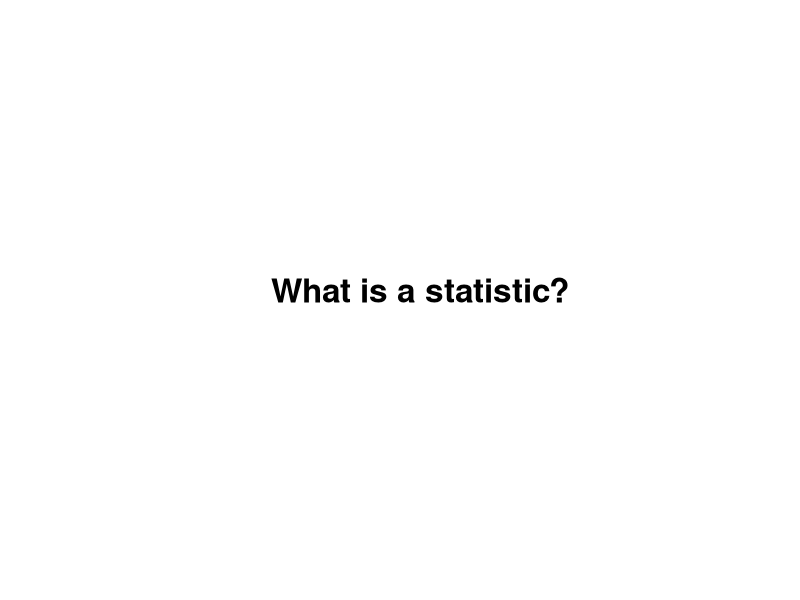
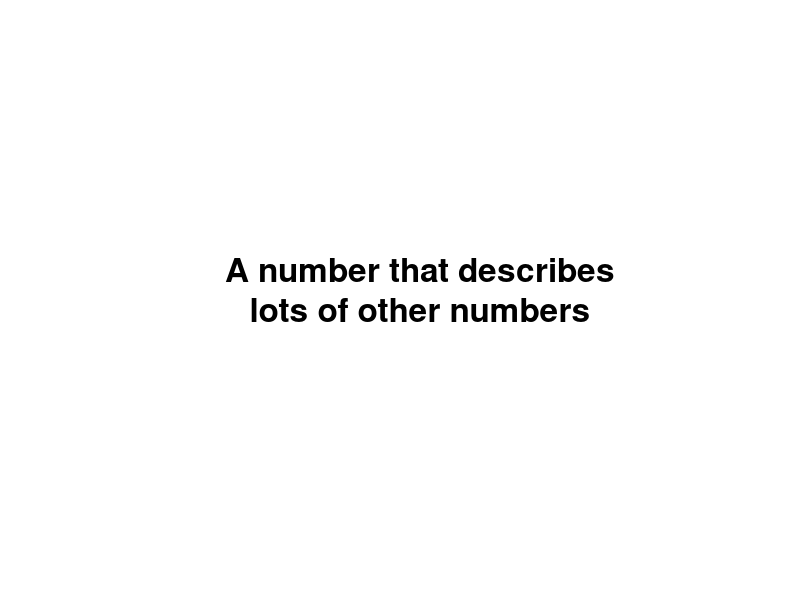
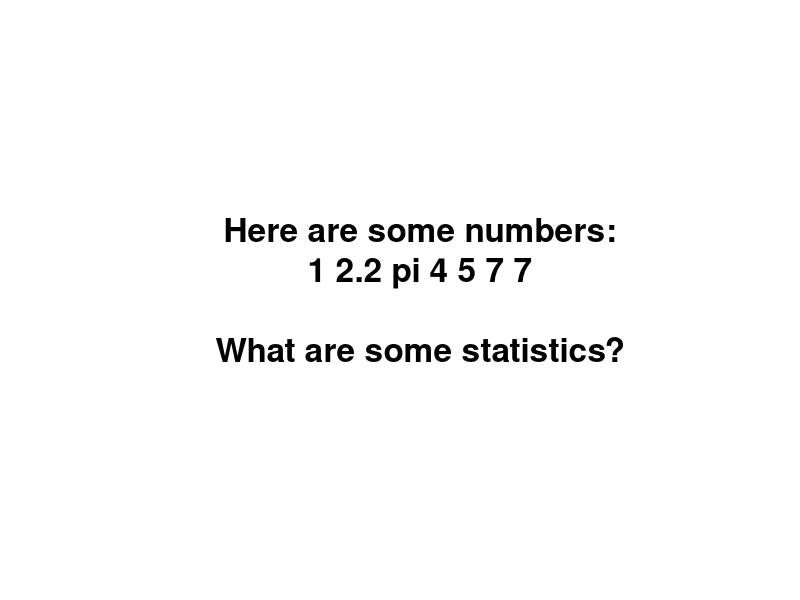
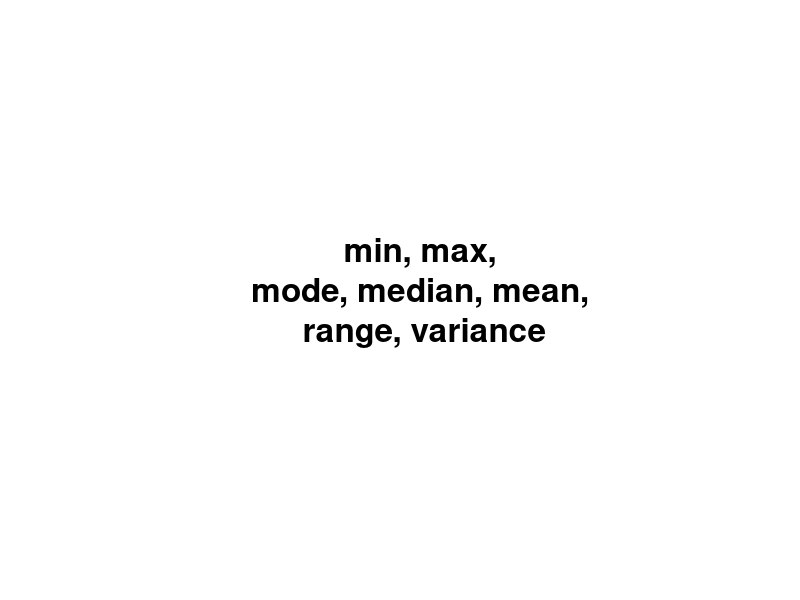
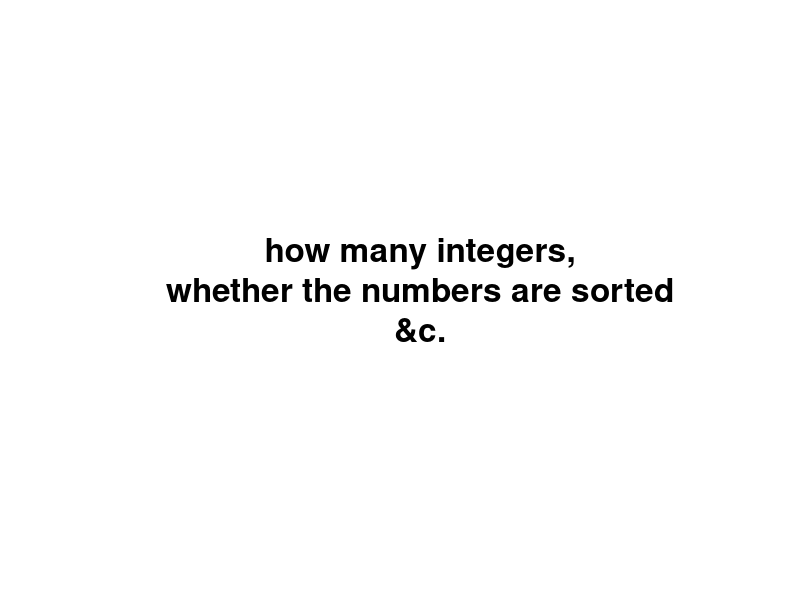
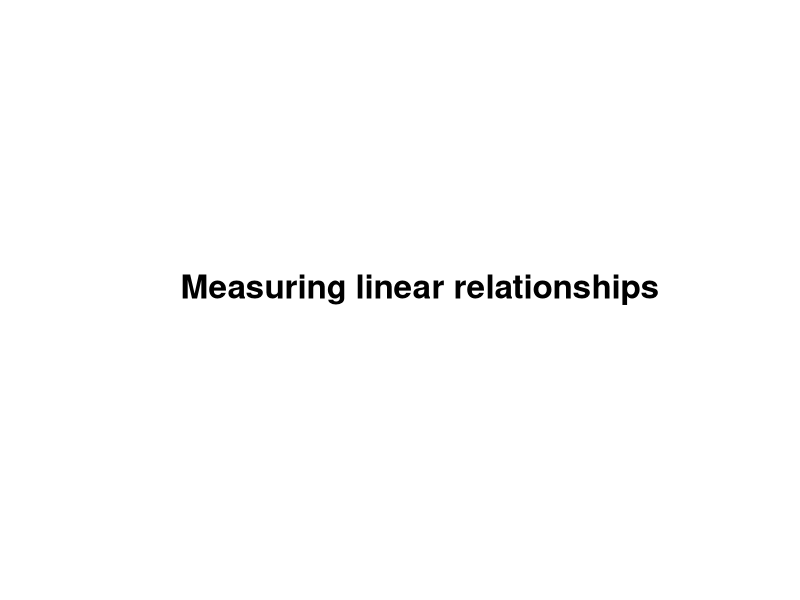
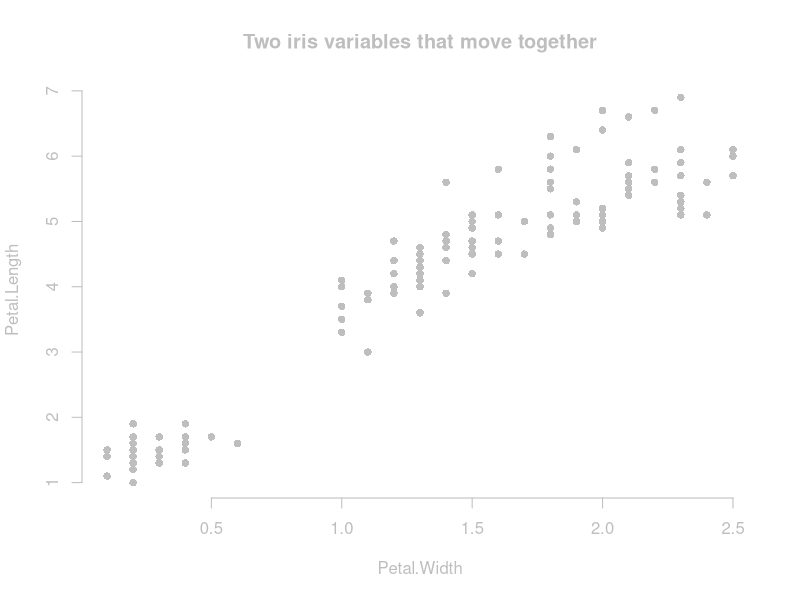
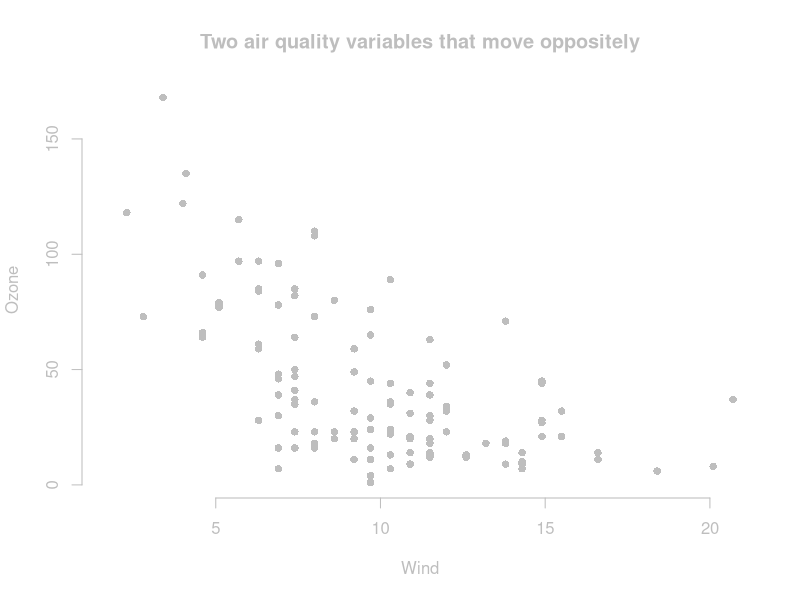

These charts were generated, in order, by the following R code:
baseplot <- function(main, formula = (Petal.Length ~ Petal.Width), data = iris) {
  plot(formula = formula, data = data, type = 'p', bty = 'n',
    main = main, pch = 21, bg = 'grey', col = NULL,
    col.axis = 'grey', col.lab = 'grey', col.main = 'grey', fg = 'grey')
}

meanplot <- function(main) {
  baseplot(main)
  abline(h = mean(iris$Petal.Length), lty = 2)
  abline(v = mean(iris$Petal.Width), lty = 2)
}

interjection <- function(main) {
  plot.new()
  text(0.5, 0.5, cex = 2, label = main, font = 2)
}

# Introduction
interjection('What is a statistic?')
interjection('A number that describes\nlots of other numbers')
interjection('Here are some numbers:\n1 2.2 pi 4 5 7 7\n\nWhat are some statistics?')
interjection('min, max,\nmode, median, mean,\n range, variance')
interjection('how many integers,\nwhether the numbers are sorted\n&c.')
interjection('')
interjection('Measuring linear relationships')

# Three datasets
baseplot('Two iris variables that move together')

rand <- data.frame(x = rnorm(100), y = rnorm(100))
baseplot('Two air quality variables that move oppositely',
  formula = Ozone ~ Wind, data = airquality) 

baseplot('Normal random noise', formula = y ~ x, data = rand)

# Motivation for covariance
interjection('We want a number\nthat describes\nwhether two variables\nmove together.')

baseplot('It should be high for these variables')

rand <- data.frame(x = rnorm(100), y = rnorm(100))
baseplot('It should be low for these variables',
  formula = Ozone ~ Wind, data = airquality) 

baseplot('It should be near zero for these variables', formula = y ~ x, data = rand)

# Computing covariance
interjection('Covariance')

baseplot('The iris variables')

meanplot('Find the means')

meanplot('Draw a rectangle')
rect(xleft = mean(iris$Petal.Width),
     ybottom = mean(iris$Petal.Length),
     xright = iris$Petal.Width[c(44,72)],
     ytop = iris$Petal.Length[c(44,72)])

#baseplot('Draw rectangles')
#valence <- (iris$Petal.Length - mean(iris$Petal.Length)) *
#           (iris$Petal.Width - mean(iris$Petal.Width)) > 0
#rect(xleft = mean(iris$Petal.Width),
#     ybottom = mean(iris$Petal.Length),
#     xright = iris$Petal.Width,
#     ytop = iris$Petal.Length,
#     col = rgb(valence, 1-valence, 0,.1),
#     lwd = 0)

#pdf('doodles.pdf', width = 11, height = 8.5)
#dev.off()
